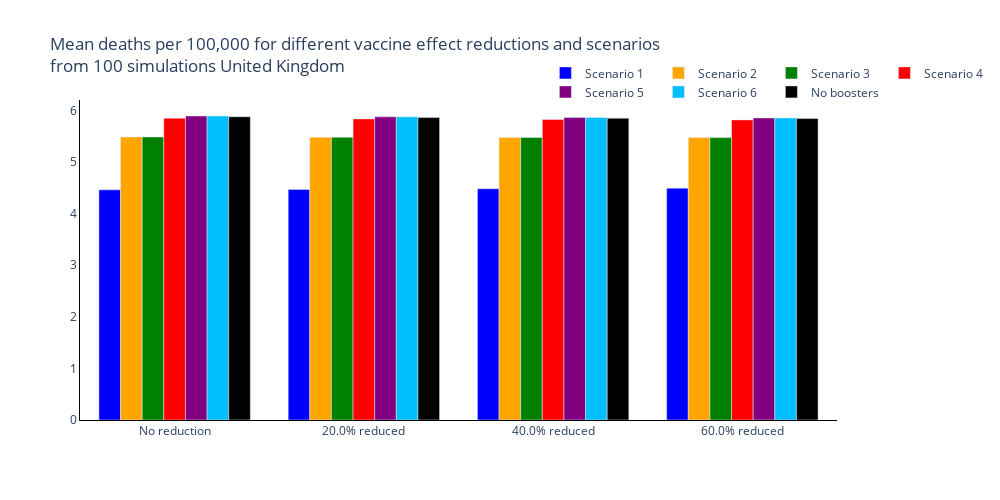
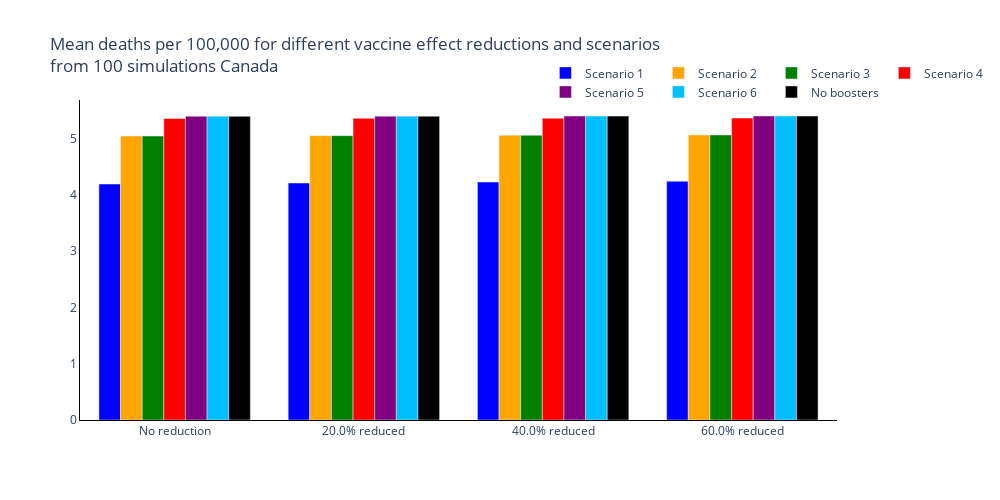
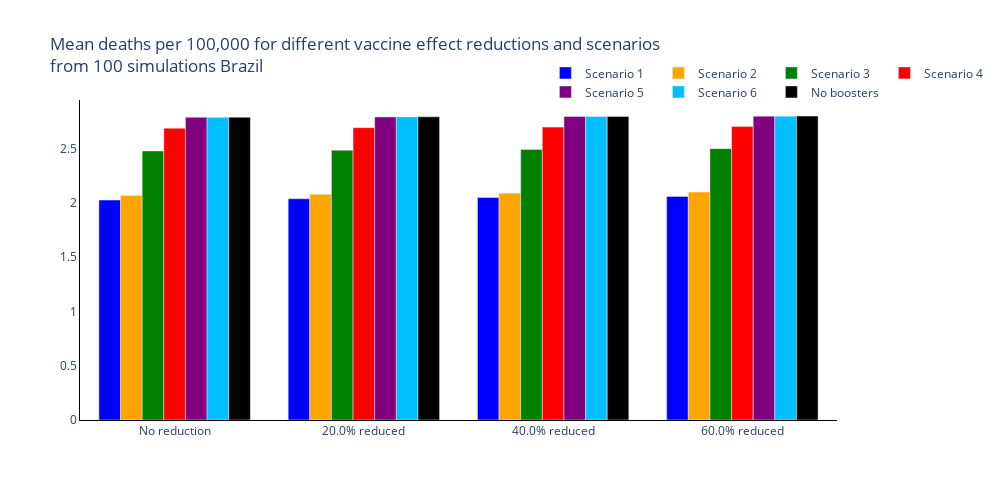
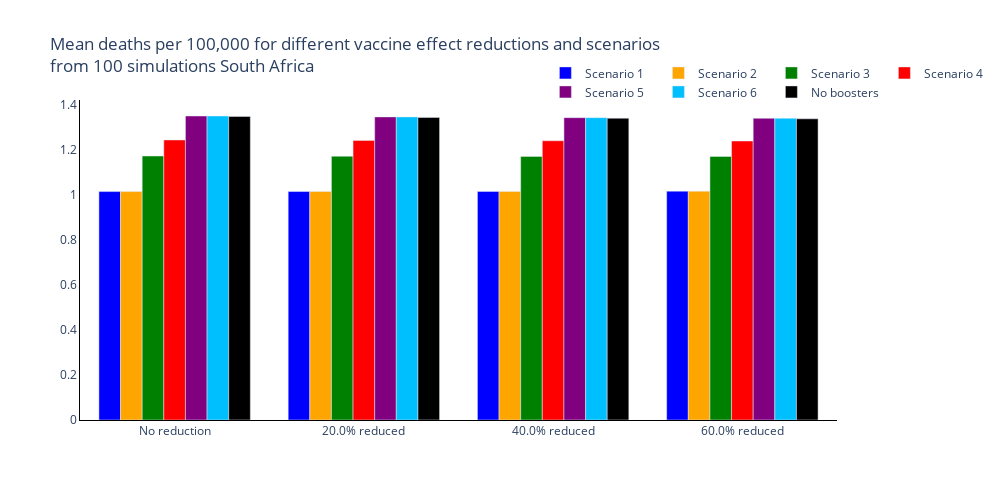

The code cell stored with these charts, in order, in its notebook:
### Markdown cell above
## Summary Figures
### Total Deaths

### Code cell
new_colours = ['blue', 'orange', 'green', 'red', 'purple', 'deepskyblue', 'black']

trace_name = ['Scenario {}'.format(s+1) for s, scenario in enumerate(scenario_names[:-1])] + [scenario_names[-1]]

for r, reg in enumerate(regions):
    fig = go.Figure()
    # Plot for each region
    for s, scenario in enumerate(scenario_names):
        fig.add_trace(
            go.Bar(
                y=[np.sum(total_new_deaths_mean[r][cv, s, :]) for cv, change_vacc in enumerate(changes_vaccine)],
                x=['No reduction'] + ['{}% reduced'.format(100 * cv) for cv in changes_vaccine[1:]],
                name=trace_name[s],
                marker_color=new_colours[s]
            )
        )

    # Add axis labels
    fig.update_layout(
        boxmode='group',
        title='Mean deaths per 100,000 for different vaccine effect reductions and scenarios<br>from {} simulations {}'.format(len(regimes), reg),
        width=1000,
        height=500,
        plot_bgcolor='white',
        xaxis=dict(linecolor='black'),
        yaxis=dict(linecolor='black'),
        hovermode='x unified',
        legend=dict(
                orientation="h",
                yanchor="bottom",
                y=0.98,
                xanchor="right",
                x=1.2
            )
        )

    fig.write_image('images/report3_partial_vaccine_effects/Partial Initial Deaths per Scenario and Vaccine Effects {}.pdf'.format(reg))
    fig.show()

### Figure 1 — Plotly figure (JSON) as saved in the notebook; plotly's stock layout.template omitted (floating-point values rounded to 4 significant figures)
{"data": [{"marker": {"color": "blue"}, "name": "Scenario 1", "type": "bar", "x": ["No reduction", "20.0% reduced", "40.0% reduced", "60.0% reduced"], "y": [4.462, 4.471, 4.482, 4.495]}, {"marker": {"color": "orange"}, "name": "Scenario 2", "type": "bar", "x": ["No reduction", "20.0% reduced", "40.0% reduced", "60.0% reduced"], "y": [5.489, 5.481, 5.477, 5.475]}, {"marker": {"color": "green"}, "name": "Scenario 3", "type": "bar", "x": ["No reduction", "20.0% reduced", "40.0% reduced", "60.0% reduced"], "y": [5.489, 5.481, 5.477, 5.475]}, {"marker": {"color": "red"}, "name": "Scenario 4", "type": "bar", "x": ["No reduction", "20.0% reduced", "40.0% reduced", "60.0% reduced"], "y": [5.853, 5.837, 5.826, 5.819]}, {"marker": {"color": "purple"}, "name": "Scenario 5", "type": "bar", "x": ["No reduction", "20.0% reduced", "40.0% reduced", "60.0% reduced"], "y": [5.894, 5.877, 5.865, 5.857]}, {"marker": {"color": "deepskyblue"}, "name": "Scenario 6", "type": "bar", "x": ["No reduction", "20.0% reduced", "40.0% reduced", "60.0% reduced"], "y": [5.894, 5.877, 5.865, 5.857]}, {"marker": {"color": "black"}, "name": "No boosters", "type": "bar", "x": ["No reduction", "20.0% reduced", "40.0% reduced", "60.0% reduced"], "y": [5.88, 5.863, 5.852, 5.844]}], "layout": {"boxmode": "group", "height": 500, "hovermode": "x unified", "legend": {"orientation": "h", "x": 1.2, "xanchor": "right", "y": 0.98, "yanchor": "bottom"}, "plot_bgcolor": "white", "title": {"text": "Mean deaths per 100,000 for different vaccine effect reductions and scenarios<br>from 100 simulations United Kingdom"}, "width": 1000, "xaxis": {"linecolor": "black"}, "yaxis": {"linecolor": "black"}}}

### Figure 2 — Plotly figure (JSON) as saved in the notebook; plotly's stock layout.template omitted (floating-point values rounded to 4 significant figures)
{"data": [{"marker": {"color": "blue"}, "name": "Scenario 1", "type": "bar", "x": ["No reduction", "20.0% reduced", "40.0% reduced", "60.0% reduced"], "y": [4.189, 4.208, 4.224, 4.239]}, {"marker": {"color": "orange"}, "name": "Scenario 2", "type": "bar", "x": ["No reduction", "20.0% reduced", "40.0% reduced", "60.0% reduced"], "y": [5.042, 5.049, 5.056, 5.061]}, {"marker": {"color": "green"}, "name": "Scenario 3", "type": "bar", "x": ["No reduction", "20.0% reduced", "40.0% reduced", "60.0% reduced"], "y": [5.042, 5.049, 5.056, 5.061]}, {"marker": {"color": "red"}, "name": "Scenario 4", "type": "bar", "x": ["No reduction", "20.0% reduced", "40.0% reduced", "60.0% reduced"], "y": [5.353, 5.356, 5.359, 5.361]}, {"marker": {"color": "purple"}, "name": "Scenario 5", "type": "bar", "x": ["No reduction", "20.0% reduced", "40.0% reduced", "60.0% reduced"], "y": [5.393, 5.395, 5.397, 5.398]}, {"marker": {"color": "deepskyblue"}, "name": "Scenario 6", "type": "bar", "x": ["No reduction", "20.0% reduced", "40.0% reduced", "60.0% reduced"], "y": [5.393, 5.395, 5.397, 5.398]}, {"marker": {"color": "black"}, "name": "No boosters", "type": "bar", "x": ["No reduction", "20.0% reduced", "40.0% reduced", "60.0% reduced"], "y": [5.392, 5.394, 5.396, 5.398]}], "layout": {"boxmode": "group", "height": 500, "hovermode": "x unified", "legend": {"orientation": "h", "x": 1.2, "xanchor": "right", "y": 0.98, "yanchor": "bottom"}, "plot_bgcolor": "white", "title": {"text": "Mean deaths per 100,000 for different vaccine effect reductions and scenarios<br>from 100 simulations Canada"}, "width": 1000, "xaxis": {"linecolor": "black"}, "yaxis": {"linecolor": "black"}}}

### Figure 3 — Plotly figure (JSON) as saved in the notebook; plotly's stock layout.template omitted (floating-point values rounded to 4 significant figures)
{"data": [{"marker": {"color": "blue"}, "name": "Scenario 1", "type": "bar", "x": ["No reduction", "20.0% reduced", "40.0% reduced", "60.0% reduced"], "y": [2.025, 2.037, 2.048, 2.058]}, {"marker": {"color": "orange"}, "name": "Scenario 2", "type": "bar", "x": ["No reduction", "20.0% reduced", "40.0% reduced", "60.0% reduced"], "y": [2.065, 2.077, 2.088, 2.098]}, {"marker": {"color": "green"}, "name": "Scenario 3", "type": "bar", "x": ["No reduction", "20.0% reduced", "40.0% reduced", "60.0% reduced"], "y": [2.476, 2.484, 2.491, 2.498]}, {"marker": {"color": "red"}, "name": "Scenario 4", "type": "bar", "x": ["No reduction", "20.0% reduced", "40.0% reduced", "60.0% reduced"], "y": [2.686, 2.691, 2.696, 2.701]}, {"marker": {"color": "purple"}, "name": "Scenario 5", "type": "bar", "x": ["No reduction", "20.0% reduced", "40.0% reduced", "60.0% reduced"], "y": [2.786, 2.79, 2.794, 2.797]}, {"marker": {"color": "deepskyblue"}, "name": "Scenario 6", "type": "bar", "x": ["No reduction", "20.0% reduced", "40.0% reduced", "60.0% reduced"], "y": [2.786, 2.79, 2.794, 2.797]}, {"marker": {"color": "black"}, "name": "No boosters", "type": "bar", "x": ["No reduction", "20.0% reduced", "40.0% reduced", "60.0% reduced"], "y": [2.787, 2.791, 2.795, 2.798]}], "layout": {"boxmode": "group", "height": 500, "hovermode": "x unified", "legend": {"orientation": "h", "x": 1.2, "xanchor": "right", "y": 0.98, "yanchor": "bottom"}, "plot_bgcolor": "white", "title": {"text": "Mean deaths per 100,000 for different vaccine effect reductions and scenarios<br>from 100 simulations Brazil"}, "width": 1000, "xaxis": {"linecolor": "black"}, "yaxis": {"linecolor": "black"}}}

### Figure 4 — Plotly figure (JSON) as saved in the notebook; plotly's stock layout.template omitted (floating-point values rounded to 4 significant figures)
{"data": [{"marker": {"color": "blue"}, "name": "Scenario 1", "type": "bar", "x": ["No reduction", "20.0% reduced", "40.0% reduced", "60.0% reduced"], "y": [1.016, 1.016, 1.017, 1.018]}, {"marker": {"color": "orange"}, "name": "Scenario 2", "type": "bar", "x": ["No reduction", "20.0% reduced", "40.0% reduced", "60.0% reduced"], "y": [1.016, 1.016, 1.017, 1.018]}, {"marker": {"color": "green"}, "name": "Scenario 3", "type": "bar", "x": ["No reduction", "20.0% reduced", "40.0% reduced", "60.0% reduced"], "y": [1.174, 1.173, 1.172, 1.172]}, {"marker": {"color": "red"}, "name": "Scenario 4", "type": "bar", "x": ["No reduction", "20.0% reduced", "40.0% reduced", "60.0% reduced"], "y": [1.246, 1.243, 1.242, 1.241]}, {"marker": {"color": "purple"}, "name": "Scenario 5", "type": "bar", "x": ["No reduction", "20.0% reduced", "40.0% reduced", "60.0% reduced"], "y": [1.352, 1.348, 1.345, 1.342]}, {"marker": {"color": "deepskyblue"}, "name": "Scenario 6", "type": "bar", "x": ["No reduction", "20.0% reduced", "40.0% reduced", "60.0% reduced"], "y": [1.352, 1.348, 1.345, 1.342]}, {"marker": {"color": "black"}, "name": "No boosters", "type": "bar", "x": ["No reduction", "20.0% reduced", "40.0% reduced", "60.0% reduced"], "y": [1.35, 1.346, 1.342, 1.34]}], "layout": {"boxmode": "group", "height": 500, "hovermode": "x unified", "legend": {"orientation": "h", "x": 1.2, "xanchor": "right", "y": 0.98, "yanchor": "bottom"}, "plot_bgcolor": "white", "title": {"text": "Mean deaths per 100,000 for different vaccine effect reductions and scenarios<br>from 100 simulations South Africa"}, "width": 1000, "xaxis": {"linecolor": "black"}, "yaxis": {"linecolor": "black"}}}
